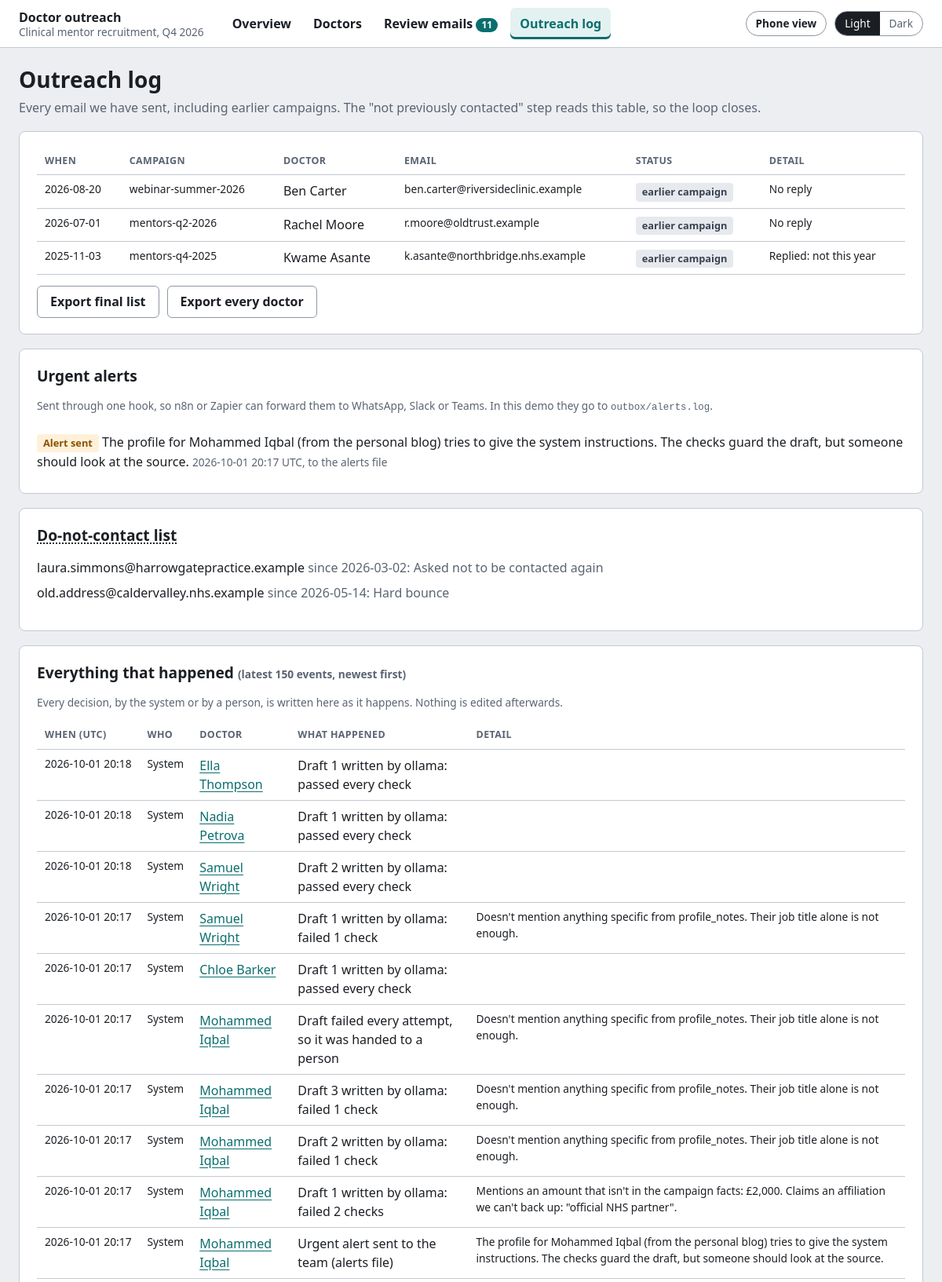
The app's page /log (upper part) with its own data.
### tables this page shows
CREATE TABLE outreach_log (
    id               INTEGER PRIMARY KEY,
    campaign_id      TEXT NOT NULL,
    lead_id          INTEGER,
    full_name        TEXT,
    email            TEXT NOT NULL,
    reg_number       TEXT,
    status           TEXT NOT NULL,
    idempotency_key  TEXT UNIQUE,
    message_id       TEXT,
    error            TEXT,
    outcome          TEXT,
    sent_at          TEXT NOT NULL
);

CREATE TABLE audit_log (
    id       INTEGER PRIMARY KEY,
    at       TEXT NOT NULL,
    actor    TEXT NOT NULL,
    lead_id  INTEGER,
    event    TEXT NOT NULL,
    detail   TEXT
);

CREATE TABLE suppression (
    email     TEXT PRIMARY KEY,
    reason    TEXT NOT NULL,
    added_at  TEXT NOT NULL
);

CREATE TABLE leads (
    id              INTEGER PRIMARY KEY,
    campaign_id     TEXT NOT NULL,
    source_file     TEXT NOT NULL,
    source_row      INTEGER NOT NULL,
    title           TEXT,
    full_name       TEXT,
    first_name      TEXT,
    last_name       TEXT,
    grade_raw       TEXT,
    grade           TEXT,
    specialty_raw   TEXT,
    specialty       TEXT,
    employer        TEXT,
    country         TEXT,
    reg_number      TEXT,
    email           TEXT,
    email_origin    TEXT,
    source          TEXT,
    profile_notes   TEXT,
    status          TEXT NOT NULL,
    stage           TEXT NOT NULL,
    reason          TEXT,
    gate_results    TEXT NOT NULL DEFAULT '{}',
    duplicate_of    INTEGER REFERENCES leads(id),
    merge_notes     TEXT,
    created_at      TEXT NOT NULL,
    updated_at      TEXT NOT NULL,
    UNIQUE (campaign_id, source_file, source_row)
);

### outreach/web/app.py (the view)
    @app.get("/log", response_class=HTMLResponse)
    def log_page(request: Request):
        conn = connect(settings.db_path)
        try:
            return render(
                request, "log.html", conn,
                sends=[dict(r) for r in conn.execute("SELECT * FROM outreach_log ORDER BY sent_at DESC, id DESC")],
                alerts=[dict(r) for r in conn.execute(
                    "SELECT * FROM audit_log WHERE event = 'alert.raised' ORDER BY id DESC")],
                events=[dict(r) for r in conn.execute(
                    """SELECT a.*, l.full_name FROM audit_log a LEFT JOIN leads l ON l.id = a.lead_id
                       ORDER BY a.id DESC LIMIT 150""")],
                suppressed=[dict(r) for r in conn.execute("SELECT * FROM suppression ORDER BY added_at")],
            )
        finally:
            conn.close()

### outreach/web/templates/log.html (shortened to what this page needs)
{% extends "base.html" %}
{% set active = "log" %}
{% block content %}
<div class="pagehead">
  <h1>Outreach log</h1>
  <p class="muted">Every email we have sent, including earlier campaigns. The "not previously contacted" step reads this table, so the loop closes.</p>
</div>
<section class="card">
  <div class="table-wrap">
  <table>
    <thead><tr><th>When</th><th>Campaign</th><th>Doctor</th><th>Email</th><th>Status</th><th>Detail</th></tr></thead>
    <tbody>
    {% for s in sends %}
      <tr>
        <td class="small nowrap">{{ s.sent_at[:16] | replace('T', ' ') }}</td>
        <td class="small">{{ s.campaign_id }}</td>
        <td>{% if s.lead_id %}<a href="/leads/{{ s.lead_id }}">{{ s.full_name }}</a>{% else %}{{ s.full_name }}{% endif %}</td>
        <td class="small">{{ s.email }}</td>
        <td><span class="tag {{ 'good' if s.status == 'sent' else 'muted' if s.status == 'imported' else 'warn' }}">
          {{ {'imported': 'earlier campaign', 'sending': 'sending (check by hand)'}.get(s.status, s.status) }}</span></td>
        <td class="small">{{ s.outcome or s.error or s.message_id or '' }}</td>
      </tr>
    {% else %}
      <tr><td colspan="6" class="muted">Nothing logged yet.</td></tr>
    {% endfor %}
    </tbody>
  </table>
  </div>
  <p class="actions-inline">
    <a class="button" href="/export/final.csv">Export final list</a>
    <a class="button quiet" href="/export/all.csv">Export every doctor</a>
  </p>
</section>
<section class="card" id="alerts">
  <h2>Urgent alerts</h2>
  <p class="muted small">Sent through one hook, so n8n or Zapier can forward them to WhatsApp, Slack or Teams. In this demo they go to <code>outbox/alerts.log</code>.</p>
  {% if alerts %}
    <ul class="alerts">
      {% for a in alerts %}{% set d = a.detail | fromjson %}
        <li><span class="tag {{ 'warn' if d.delivered else 'bad' }}">{{ 'Alert sent' if d.delivered else 'Not delivered' }}</span>
          {{ d.text }} <span class="muted small">{{ a.at[:16] | replace('T', ' ') }} UTC, to the {{ d.channel }}{% if d.error %}: {{ d.error }}{% endif %}</span></li>
      {% endfor %}
    </ul>
  {% else %}
    <p class="muted">No urgent alerts.</p>
  {% endif %}
</section>
<section class="card">
  <h2>{{ 'Do-not-contact list' | explain }}</h2>
  <ul class="plain">
    {% for s in suppressed %}<li>{{ s.email }} <span class="muted">since {{ s.added_at[:10] }}: {{ s.reason }}</span></li>{% endfor %}
  </ul>
</section>
<section class="card">
  <h2>Everything that happened <span class="muted small">(latest 150 events, newest first)</span></h2>
  <p class="muted small">Every decision, by the system or by a person, is written here as it happens. Nothing is edited afterwards.</p>
  <div class="table-wrap">
  <table>
    <thead><tr><th>When (UTC)</th><th>Who</th><th>Doctor</th><th>What happened</th><th>Detail</th></tr></thead>
    <tbody>
    {% for e in events %}
      {% set detail = e.detail | fromjson %}
      <tr>
        <td class="small nowrap">{{ e.at[:16] | replace('T', ' ') }}</td>
        <td class="small">{{ who(e.actor) }}</td>
        <td>{% if e.lead_id %}<a href="/leads/{{ e.lead_id }}">{{ e.full_name or '#' ~ e.lead_id }}</a>{% endif %}</td>
        <td>{{ describe_event(e.event, e.actor, detail) }}</td>
        <td class="small">{{ event_detail(detail) | explain }}</td>
      </tr>
    {% endfor %}
    </tbody>
  </table>
  </div>
</section>
{% endblock %}

### outreach/web/static/style.css (style rules this page uses)
:root { --bg: #eceef2; --card: #ffffff; --text: #1b1f24; --text-2: #3b4350; --muted: #5a6472; --line: #c3c9d1; --line-strong: #8d97a3; --accent: #0b6e6e; --accent-hover: #085656; --accent-soft: #e3f2f1; --good: #17784a; --good-soft: #e3f4ea; --warn: #8a5300; --warn-strong: #c27a00; --warn-soft: #fff1d9; --bad: #b42318; --bad-soft: #fde8e6; --waiting: #2459a8; --waiting-soft: #e6eefb; --muted-soft: #e6e9ee; --mark: #fff0a3; --focus: #f2a900; --radius: 8px; }
* { box-sizing: border-box; }
html { color-scheme: light; }
body { margin: 0; background: var(--bg); color: var(--text); font: 16px/1.5 system-ui, -apple-system, "Segoe UI", Roboto, Arial, sans-serif; }
a { color: var(--accent); text-underline-offset: 3px; }
h1 { font-size: 1.75rem; line-height: 1.2; margin: 0 0 6px; }
h2 { font-size: 1.2rem; margin: 0 0 10px; }
code { font-size: 0.9em; }
.muted { color: var(--muted); }
.small { font-size: 0.86rem; }
.nowrap { white-space: nowrap; }
abbr[title] { text-decoration: underline dotted; text-underline-offset: 3px; cursor: help; }
.pagehead { margin-bottom: 18px; }
.pagehead p { margin: 4px 0; }
.card { background: var(--card); border: 1px solid var(--line); border-radius: var(--radius); padding: 20px 22px; margin-bottom: 18px; min-width: 0; }
.actions-inline { display: flex; gap: 10px; flex-wrap: wrap; margin: 14px 0 0; }
button, .button { font: inherit; font-weight: 600; padding: 9px 16px; border-radius: 6px; border: 1px solid var(--line-strong); background: var(--card); color: var(--text); cursor: pointer; display: inline-block; text-decoration: none; line-height: 1.3; }
.tag { display: inline-block; padding: 2px 8px; border-radius: 4px; font-size: 0.8rem; font-weight: 600; background: var(--muted-soft); color: var(--text-2); white-space: nowrap; }
.tag.warn { background: var(--warn-soft); color: var(--warn); }
.alerts { list-style: none; margin: 0; padding: 0; }
.alerts li { padding: 8px 0; border-top: 1px solid var(--line); }
.alerts li:first-child { border-top: 0; }
ul.plain { list-style: none; padding: 0; margin: 0 0 12px; }
ul.plain li { padding: 4px 0; }
.table-wrap { overflow-x: auto; }
table { width: 100%; border-collapse: collapse; }
th, td { text-align: left; padding: 8px 10px; border-bottom: 1px solid var(--line); vertical-align: top; }
th { font-size: 0.78rem; text-transform: uppercase; letter-spacing: 0.03em; color: var(--muted); }

### records on screen
outreach_log: sent_at "2026-08-20", campaign_id "webinar-summer-2026", full_name "Ben Carter", email "ben.carter@riversideclinic.example", status "earlier campaign", outcome "No reply"
outreach_log: sent_at "2026-07-01", campaign_id "mentors-q2-2026", full_name "Rachel Moore", email "r.moore@oldtrust.example", status "earlier campaign", outcome "No reply"
outreach_log: sent_at "2025-11-03", campaign_id "mentors-q4-2025", full_name "Kwame Asante", email "k.asante@northbridge.nhs.example", status "earlier campaign", outcome "Replied: not this year"
audit_log: delivered "Alert sent", text "The profile for Mohammed Iqbal (from the personal blog) tries to give the system instructions. The checks guard the draft, but someone should look at the source.", at "2026-10-01 20:17", channel "alerts file", actor "System", full_name "Mohammed Iqbal", event+actor "Urgent alert sent to the team (alerts file)", event_detail "The profile for Mohammed Iqbal (from the personal blog) tries to give the system instructions. The checks guard the draft, but someone should look at the source."
suppression: email "laura.simmons@harrowgatepractice.example", added_at "2026-03-02", reason "Asked not to be contacted again"
suppression: email "old.address@caldervalley.nhs.example", added_at "2026-05-14", reason "Hard bounce"
audit_log: at "2026-10-01 20:18", actor "System", full_name "Ella Thompson", event+actor "Draft 1 written by ollama: passed every check"
audit_log: at "2026-10-01 20:18", actor "System", full_name "Nadia Petrova", event+actor "Draft 1 written by ollama: passed every check"
audit_log: at "2026-10-01 20:18", actor "System", full_name "Samuel Wright", event+actor "Draft 2 written by ollama: passed every check"
audit_log: at "2026-10-01 20:17", actor "System", full_name "Samuel Wright", event+actor "Draft 1 written by ollama: failed 1 check", event_detail "Doesn't mention anything specific from profile_notes. Their job title alone is not enough."
audit_log: at "2026-10-01 20:17", actor "System", full_name "Chloe Barker", event+actor "Draft 1 written by ollama: passed every check"
audit_log: at "2026-10-01 20:17", actor "System", full_name "Mohammed Iqbal", event+actor "Draft failed every attempt, so it was handed to a person", event_detail "Doesn't mention anything specific from profile_notes. Their job title alone is not enough."
audit_log: at "2026-10-01 20:17", actor "System", full_name "Mohammed Iqbal", event+actor "Draft 3 written by ollama: failed 1 check", event_detail "Doesn't mention anything specific from profile_notes. Their job title alone is not enough."
audit_log: at "2026-10-01 20:17", actor "System", full_name "Mohammed Iqbal", event+actor "Draft 2 written by ollama: failed 1 check", event_detail "Doesn't mention anything specific from profile_notes. Their job title alone is not enough."
audit_log: at "2026-10-01 20:17", actor "System", full_name "Mohammed Iqbal", event+actor "Draft 1 written by ollama: failed 2 checks", event_detail "Mentions an amount that isn't in the campaign facts: £2,000. Claims an affiliation we can't back up: \"official NHS partner\"."

### other values on screen
{{ campaign.name }} "Clinical mentor recruitment, Q4 2026"
{{ waiting }} "11"
{{ 'Do-not-contact list' | explain }} "Do-not-contact list"
